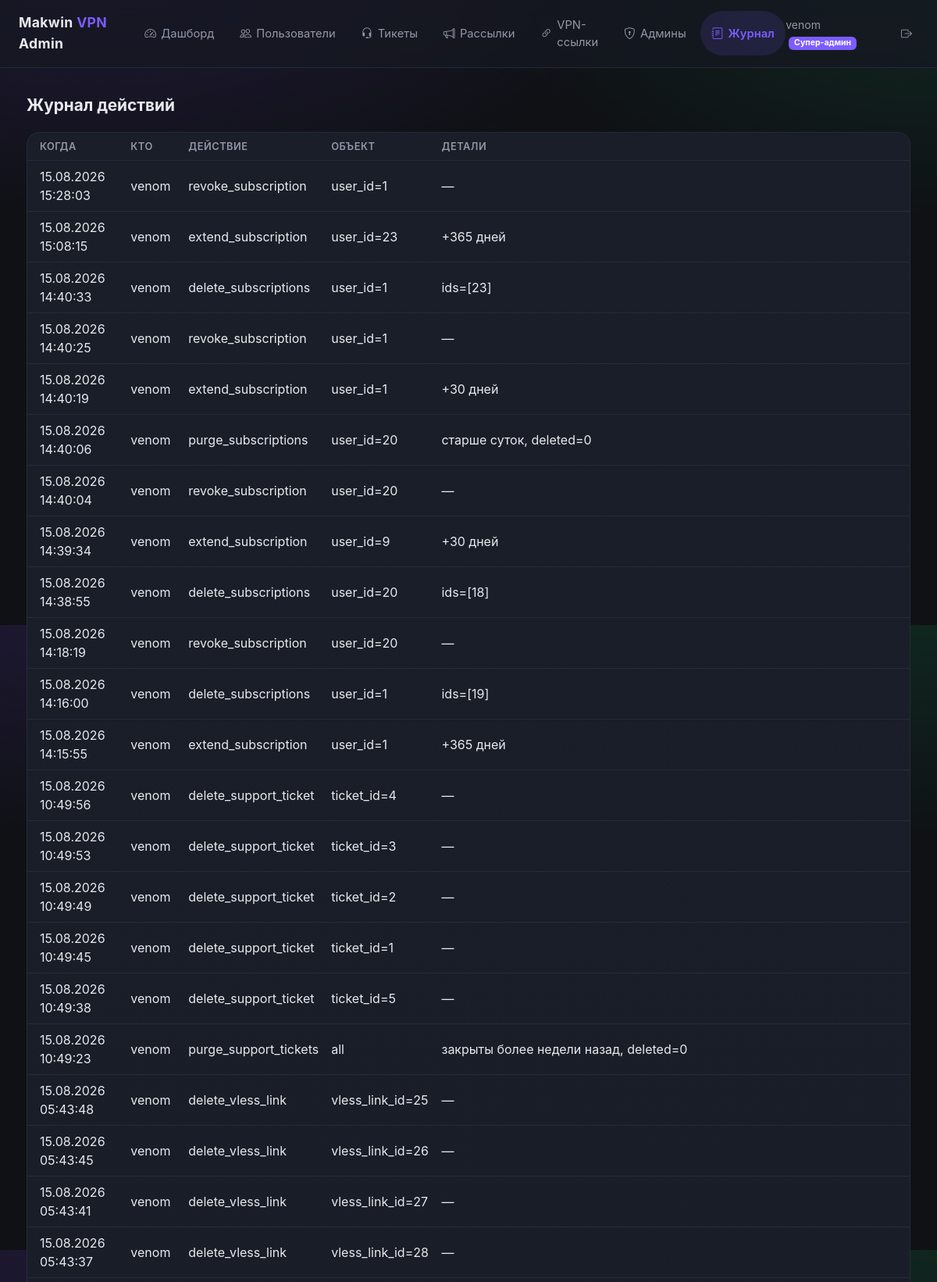
Page /admin/audit (signed in, upper part) on the committed database.
### app/admin/models.py (models this page shows, shortened)
class AdminUser(Base):
    __tablename__ = "admin_users"
    id: Mapped[int] = mapped_column(primary_key=True)
    login: Mapped[str] = mapped_column(String(64), unique=True, index=True)
    password_hash: Mapped[str] = mapped_column(String(255))
    role: Mapped[AdminRole] = mapped_column(Enum(AdminRole))
    is_active: Mapped[bool] = mapped_column(Boolean, default=True)
    created_at: Mapped[datetime.datetime] = mapped_column(
        DateTime(), default=datetime.datetime.now
    )
    last_login_at: Mapped[datetime.datetime | None] = mapped_column(
        DateTime(), nullable=True
    )
    permissions: Mapped[list["AdminPermission"]] = relationship(
        back_populates="admin",
        cascade="all, delete-orphan",
    )

class AuditLog(Base):
    __tablename__ = "audit_log"
    id: Mapped[int] = mapped_column(primary_key=True)
    admin_id: Mapped[int] = mapped_column(ForeignKey("admin_users.id"), index=True)
    action: Mapped[str] = mapped_column(String(64))
    target: Mapped[str | None] = mapped_column(String(128), nullable=True)
    details: Mapped[str | None] = mapped_column(Text(), nullable=True)
    created_at: Mapped[datetime.datetime] = mapped_column(
        DateTime(), default=datetime.datetime.now
    )
    admin: Mapped["AdminUser"] = relationship()

### app/admin/routes/audit.py (the view)
@router.get("")
async def audit_log(
    request: Request,
    admin: AdminUser = Depends(require_permission(Permission.VIEW_AUDIT_LOG)),
):
    from app.admin.router import templates
    async with async_session() as session:
        result = await session.execute(
            select(AuditLog)
            .options(selectinload(AuditLog.admin))
            .order_by(AuditLog.created_at.desc())
            .limit(300)
        )
        entries = result.scalars().all()
    return templates.TemplateResponse(
        "audit.html",
        {"request": request, "admin": admin, "entries": entries},
    )

### app/admin/templates/audit.html (shortened to what this page needs)
{% extends "base.html" %}
{% block content %}
<div class="section-title">Журнал действий</div>
<div class="card-soft p-0">
    <table class="table table-admin mb-0">
        <thead>
        <tr>
            <th class="ps-3">Когда</th>
            <th>Кто</th>
            <th>Действие</th>
            <th>Объект</th>
            <th class="pe-3">Детали</th>
        </tr>
        </thead>
        <tbody>
        {% for e in entries %}
        <tr>
            <td class="ps-3 text-dim">{{ e.created_at.strftime("%d.%m.%Y %H:%M:%S") }}</td>
            <td>{{ e.admin.login if e.admin else "—" }}</td>
            <td>{{ e.action }}</td>
            <td class="text-dim">{{ e.target or "—" }}</td>
            <td class="pe-3 text-dim">{{ e.details or "—" }}</td>
        </tr>
        {% else %}
        <tr><td colspan="5" class="text-center text-dim py-4">Записей ещё нет</td></tr>
        {% endfor %}
        </tbody>
    </table>
</div>
{% endblock %}

### app/admin/templates/base.html (shortened to what this page needs)
<!DOCTYPE html>
<html lang="ru">
<head>
    <link href="https://cdn.jsdelivr.net/npm/bootstrap@5.3.3/dist/css/bootstrap.min.css" rel="stylesheet">
    <link href="https://cdn.jsdelivr.net/npm/bootstrap-icons@1.11.3/font/bootstrap-icons.css" rel="stylesheet">
    <link href="/admin/static/style.css" rel="stylesheet">
</head>
<body>
{% if admin %}
<nav class="navbar-admin d-flex align-items-center justify-content-between">
    <div class="d-flex align-items-center gap-4">
        <div class="brand">Makwin <span>VPN</span> Admin</div>
        <div class="d-none d-md-flex gap-1">
            {% if admin.has_permission(perm.VIEW_DASHBOARD) %}
            <a class="nav-pill {% if request.url.path == '/admin/' %}active{% endif %}" href="/admin/">
                <i class="bi bi-speedometer2"></i> Дашборд
            </a>
            {% endif %}
            {% if admin.has_permission(perm.VIEW_USERS) %}
            <a class="nav-pill {% if '/admin/users' in request.url.path %}active{% endif %}" href="/admin/users">
                <i class="bi bi-people"></i> Пользователи
            </a>
            {% endif %}
            {% if admin.has_permission(perm.VIEW_SUPPORT_TICKETS) %}
            <a class="nav-pill {% if '/admin/support' in request.url.path %}active{% endif %}" href="/admin/support">
                <i class="bi bi-headset"></i> Тикеты
            </a>
            {% endif %}
            {% if admin.has_permission(perm.BROADCAST_MESSAGE) %}
            <a class="nav-pill {% if '/admin/broadcasts' in request.url.path %}active{% endif %}" href="/admin/broadcasts">
                <i class="bi bi-megaphone"></i> Рассылки
            </a>
            {% endif %}
            {% if admin.has_permission(perm.MANAGE_VLESS_LINKS) %}
            <a class="nav-pill {% if '/admin/vless-links' in request.url.path %}active{% endif %}" href="/admin/vless-links">
                <i class="bi bi-link-45deg"></i> VPN-ссылки
            </a>
            {% endif %}
            {% if admin.has_permission(perm.MANAGE_ADMINS) %}
            <a class="nav-pill {% if '/admin/admins' in request.url.path %}active{% endif %}" href="/admin/admins">
                <i class="bi bi-shield-lock"></i> Админы
            </a>
            {% endif %}
            {% if admin.has_permission(perm.VIEW_AUDIT_LOG) %}
            <a class="nav-pill {% if '/admin/audit' in request.url.path %}active{% endif %}" href="/admin/audit">
                <i class="bi bi-journal-text"></i> Журнал
            </a>
            {% endif %}
        </div>
    </div>
    <div class="d-flex align-items-center gap-3">
        <span class="text-dim small">
            {{ admin.login }}
            <span class="badge badge-role-{{ admin.role.value }} ms-1">{{ role_labels[admin.role] }}</span>
        </span>
        <form method="post" action="/admin/logout" class="m-0">
            <button class="btn btn-sm btn-outline-light border-0 text-dim" type="submit">
                <i class="bi bi-box-arrow-right"></i>
            </button>
        </form>
    </div>
</nav>
{% endif %}
<div class="page-wrap">
    {% block content %}{% endblock %}
</div>
</body>
</html>

### app/admin/static/style.css (style rules this page uses)
:root { --bg: #0f1115; --bg-soft: #161922; --card: #1a1e29; --border: #262b3a; --accent: #7c5cff; --accent-soft: #7c5cff22; --accent2: #22d3aa; --text: #e8e9ee; --text-dim: #9497a6; --danger: #ff5c7a; --warn: #ffb84c; }
* { box-sizing: border-box; }
body { background: radial-gradient(1200px 600px at 10% -10%, #221a3a 0%, transparent 60%), radial-gradient(1000px 500px at 100% 0%, #10261f 0%, transparent 55%), var(--bg); color: var(--text); font-family: "Inter", "Segoe UI", system-ui, sans-serif; min-height: 100vh; }
a { color: var(--accent); text-decoration: none; }
.navbar-admin { background: rgba(22, 25, 34, 0.75); backdrop-filter: blur(10px); border-bottom: 1px solid var(--border); padding: 0.9rem 1.5rem; }
.brand { font-weight: 700; letter-spacing: 0.02em; font-size: 1.1rem; }
.brand span { color: var(--accent); }
.nav-pill { display: inline-flex; align-items: center; gap: 0.4rem; padding: 0.4rem 0.9rem; border-radius: 999px; color: var(--text-dim); font-size: 0.92rem; transition: all 0.15s ease; }
.nav-pill.active { background: var(--accent-soft); color: var(--accent); font-weight: 600; }
.page-wrap { max-width: 1180px; margin: 0 auto; padding: 2rem 1.5rem 4rem; }
.card-soft { background: linear-gradient(180deg, var(--card), var(--bg-soft)); border: 1px solid var(--border); border-radius: 16px; padding: 1.4rem 1.5rem; }
.table-admin { --bs-table-bg: transparent; --bs-table-color: var(--text); border-color: var(--border); }
.table-admin th { color: var(--text-dim); font-weight: 600; font-size: 0.8rem; text-transform: uppercase; letter-spacing: 0.04em; border-bottom: 1px solid var(--border); }
.table-admin td { border-bottom: 1px solid var(--border); vertical-align: middle; }
.badge-role-super_admin { background: var(--accent) !important; }
.text-dim { color: var(--text-dim); }
.section-title { font-weight: 700; font-size: 1.3rem; margin-bottom: 1.2rem; }

### rows in the picture
AdminUser: login "venom", role "Супер-админ"
AuditLog: created_at "15.08.2026 15:28:03", admin "venom", action "revoke_subscription", target "user_id=1", details "—"
AuditLog: created_at "15.08.2026 15:08:15", admin "venom", action "extend_subscription", target "user_id=23", details "+365 дней"
AuditLog: created_at "15.08.2026 14:40:33", admin "venom", action "delete_subscriptions", target "user_id=1", details "ids=[23]"
AuditLog: created_at "15.08.2026 14:40:25", admin "venom", action "revoke_subscription", target "user_id=1", details "—"
AuditLog: created_at "15.08.2026 14:40:19", admin "venom", action "extend_subscription", target "user_id=1", details "+30 дней"
AuditLog: created_at "15.08.2026 14:40:06", admin "venom", action "purge_subscriptions", target "user_id=20", details "старше суток, deleted=0"
AuditLog: created_at "15.08.2026 14:40:04", admin "venom", action "revoke_subscription", target "user_id=20", details "—"
AuditLog: created_at "15.08.2026 14:39:34", admin "venom", action "extend_subscription", target "user_id=9", details "+30 дней"
AuditLog: created_at "15.08.2026 14:38:55", admin "venom", action "delete_subscriptions", target "user_id=20", details "ids=[18]"
AuditLog: created_at "15.08.2026 14:18:19", admin "venom", action "revoke_subscription", target "user_id=20", details "—"
AuditLog: created_at "15.08.2026 14:16:00", admin "venom", action "delete_subscriptions", target "user_id=1", details "ids=[19]"
AuditLog: created_at "15.08.2026 14:15:55", admin "venom", action "extend_subscription", target "user_id=1", details "+365 дней"
AuditLog: created_at "15.08.2026 10:49:56", admin "venom", action "delete_support_ticket", target "ticket_id=4", details "—"
AuditLog: created_at "15.08.2026 10:49:53", admin "venom", action "delete_support_ticket", target "ticket_id=3", details "—"
AuditLog: created_at "15.08.2026 10:49:49", admin "venom", action "delete_support_ticket", target "ticket_id=2", details "—"
AuditLog: created_at "15.08.2026 10:49:45", admin "venom", action "delete_support_ticket", target "ticket_id=1", details "—"
AuditLog: created_at "15.08.2026 10:49:38", admin "venom", action "delete_support_ticket", target "ticket_id=5", details "—"
AuditLog: created_at "15.08.2026 10:49:23", admin "venom", action "purge_support_tickets", target "all", details "закрыты более недели назад, deleted=0"
AuditLog: created_at "15.08.2026 05:43:48", admin "venom", action "delete_vless_link", target "vless_link_id=25", details "—"
AuditLog: created_at "15.08.2026 05:43:45", admin "venom", action "delete_vless_link", target "vless_link_id=26", details "—"
AuditLog: created_at "15.08.2026 05:43:41", admin "venom", action "delete_vless_link", target "vless_link_id=27", details "—"
AuditLog: created_at "15.08.2026 05:43:37", admin "venom", action "delete_vless_link", target "vless_link_id=28", details "—"
